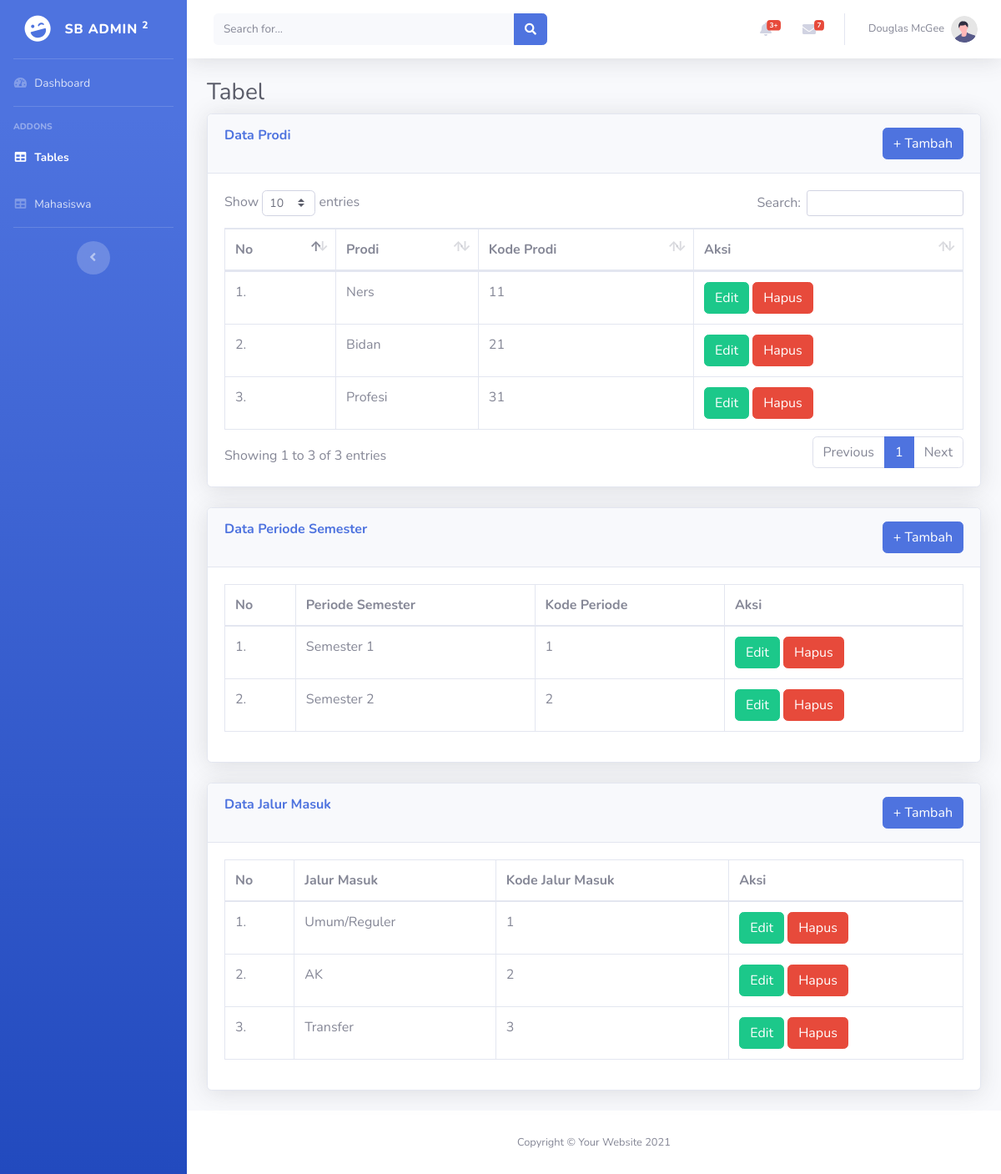
/index.php/tabel, run on the app's committed database.
### tables this page shows
CREATE TABLE `tb_prodi` (
  `id` int(11) NOT NULL,
  `nama_prodi` varchar(255) NOT NULL,
  `kode_prodi` varchar(10) NOT NULL
);

CREATE TABLE `tb_periode` (
  `id` int(11) NOT NULL,
  `periode_semester` varchar(15) NOT NULL,
  `kode_periode` int(2) NOT NULL
);

CREATE TABLE `tb_jalur_masuk` (
  `id` int(11) NOT NULL,
  `jalur_masuk` varchar(20) NOT NULL,
  `kode_jalur_masuk` int(2) NOT NULL
);

### application/controllers/Tabel.php (called while the page is built, shortened)
<?php
class Tabel extends CI_Controller {
	public function index()
	{
		$data['prodi'] = $this->m_data->get_data('tb_prodi')->result();
		$data['periode'] = $this->m_data->get_data('tb_periode')->result();
		$data['jalur_masuk'] = $this->m_data->get_data('tb_jalur_masuk')->result();
		$this->load->view('tabel', $data);
	}
}

### index.php (called while the page is built, shortened)
<?php
require_once BASEPATH.'core/CodeIgniter.php';

### application/models/M_data.php (called while the page is built, shortened)
<?php
class M_data extends CI_Model
{
	public function get_data($table)
	{
		return $this->db->get($table);
	}
}

### application/views/tabel.php (the view, shortened to what this page needs)
<div class="container-fluid">
    <h1 class="h3 mb-2 text-gray-800">Tabel</h1>
    <div class="card shadow mb-4">
        <div class="card-header py-3">
            <div class="d-flex">
                <h6 class="m-0 font-weight-bold text-primary">Data Prodi</h6>
                <button type="button" class="btn ml-auto btn-primary">+ Tambah</button>
            </div>
        </div>
        <div class="card-body">
            <div class="table-responsive">
                <table class="table table-bordered" id="dataTable" width="100%" cellspacing="0">
                    <thead>
                        <tr>
                            <th>No</th>
                            <th>Prodi</th>
                            <th>Kode Prodi</th>
                            <th>Aksi</th>
                        </tr>
                    </thead>
                    <tbody>
                        <?php foreach ($prodi as $key => $value):?>
                        <tr>
                            <td><?= ++$key .'.';?></td>
                            <td><?=$value->nama_prodi;?></td>
                            <td><?=$value->kode_prodi;?></td>
                            <td>
                                <a href="" class="btn ml-auto btn-success">Edit</a>
                                <a href="" class="btn ml-auto btn-danger">Hapus</a>
                            </td>
                        </tr>
                        <?php endforeach;?>
                    </tbody>
                </table>
            </div>
        </div>
    </div>
    <div class="card shadow mb-4">
        <div class="card-header py-3">
            <div class="d-flex">
                <h6 class="m-0 font-weight-bold text-primary">Data Periode Semester</h6>
                <button type="button" class="btn ml-auto btn-primary">+ Tambah</button>
            </div>
        </div>
        <div class="card-body">
            <div class="table-responsive">
                <table class="table table-bordered" id="dataTable" width="100%" cellspacing="0">
                    <thead>
                        <tr>
                            <th>No</th>
                            <th>Periode Semester</th>
                            <th>Kode Periode</th>
                            <th>Aksi</th>
                        </tr>
                    </thead>
                    <tbody>
                        <?php foreach ($periode as $key => $value):?>
                        <tr>
                            <td><?=++$key.'.';?></td>
                            <td><?=$value->periode_semester;?></td>
                            <td><?=$value->kode_periode;?></td>
                            <td>
                                <a href="" class="btn ml-auto btn-success">Edit</a>
                                <a href="" class="btn ml-auto btn-danger">Hapus</a>
                            </td>
                        </tr>
                        <?php endforeach;?>
                    </tbody>
                </table>
            </div>
        </div>
    </div>
    <div class="card shadow mb-4">
        <div class="card-header py-3">
            <div class="d-flex">
                <h6 class="m-0 font-weight-bold text-primary">Data Jalur Masuk</h6>
                <button type="button" class="btn ml-auto btn-primary">+ Tambah</button>
            </div>
        </div>
        <div class="card-body">
            <div class="table-responsive">
                <table class="table table-bordered" id="dataTable" width="100%" cellspacing="0">
                    <thead>
                        <tr>
                            <th>No</th>
                            <th>Jalur Masuk</th>
                            <th>Kode Jalur Masuk</th>
                            <th>Aksi</th>
                        </tr>
                    </thead>
                    <tbody>
                        <?php foreach ($jalur_masuk as $key => $value):?>
                        <tr>
                            <td><?=++$key.'.';?></td>
                            <td><?=$value->jalur_masuk;?></td>
                            <td><?=$value->kode_jalur_masuk;?></td>
                            <td>
                                <a href="" class="btn ml-auto btn-success">Edit</a>
                                <a href="" class="btn ml-auto btn-danger">Hapus</a>
                            </td>
                        </tr>
                        <?php endforeach;?>
                    </tbody>
                </table>
            </div>
        </div>
    </div>
</div>

### data on the page
tb_prodi: nama_prodi "Ners", kode_prodi "11"
tb_prodi: nama_prodi "Bidan", kode_prodi "21"
tb_prodi: nama_prodi "Profesi", kode_prodi "31"
tb_periode: periode_semester "Semester 1", kode_periode "1"
tb_periode: periode_semester "Semester 2", kode_periode "2"
tb_jalur_masuk: jalur_masuk "Umum/Reguler", kode_jalur_masuk "1"
tb_jalur_masuk: jalur_masuk "AK", kode_jalur_masuk "2"
tb_jalur_masuk: jalur_masuk "Transfer", kode_jalur_masuk "3"
